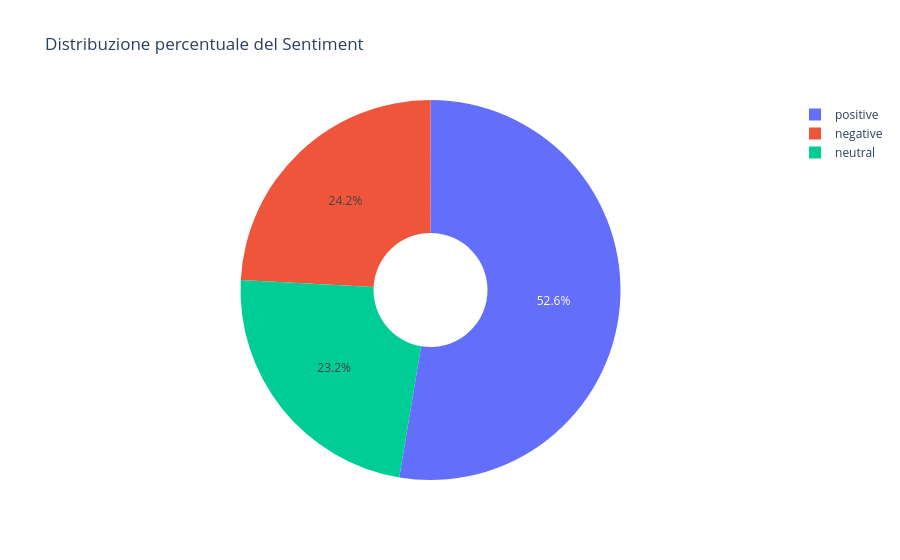

The cell this chart's notebook holds for it:
### Code cell
# Calcola le frequenze di ciascuna classe di sentiment
sentiment_counts = df_cleaned['Sentiment'].value_counts()

# Crea un diagramma a torta in 3D della distribuzione delle classi di sentiment
fig = go.Figure(data=[go.Pie(labels=sentiment_counts.index, values=sentiment_counts, hole=0.3)])
fig.update_layout(title='Distribuzione percentuale del Sentiment', scene=dict(aspectmode='auto'))
fig.show()

### Figure 1 — Plotly figure (JSON) as saved in the notebook; plotly's stock layout.template omitted (floating-point values rounded to 4 significant figures)
{"data": [{"hole": 0.3, "labels": ["positive", "negative", "neutral"], "type": "pie", "values": [220, 101, 97]}], "layout": {"scene": {"aspectmode": "auto"}, "title": {"text": "Distribuzione percentuale del Sentiment"}}}
